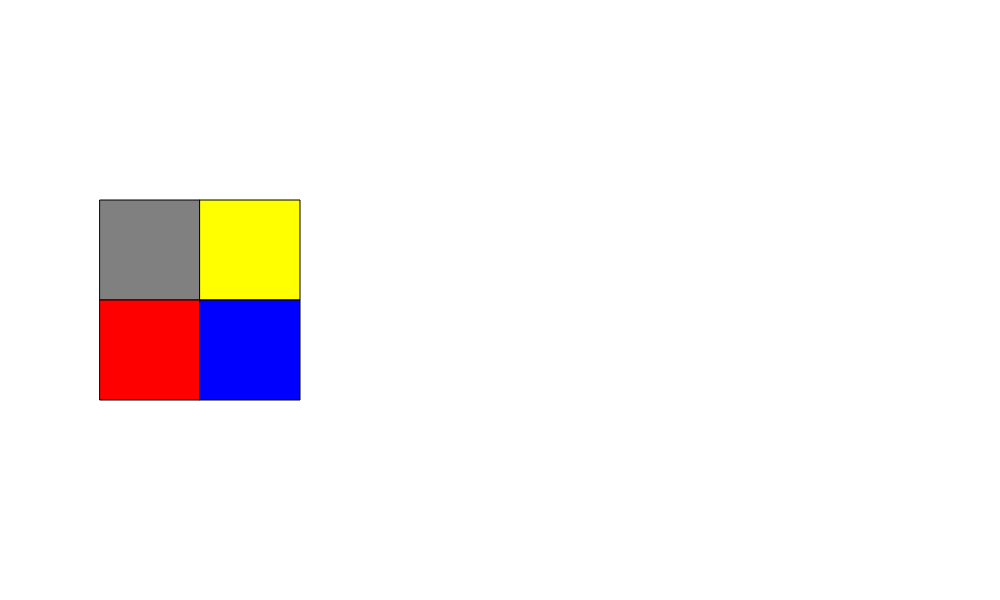
Frame 1 (no input)
Frame 60 (no input): identical to frame 1, image omitted
Frame 120 (the mouse pressed at the canvas centre since frame 60): identical to frame 1, image omitted

The p5.js sketch that drew this single still picture (run headless with seeded random() and noise() and a simulated clock; from frame 60 on, the mouse is pressed at the canvas centre):

// p5.js sketch
// ── sketch.js

function setup() {
  createCanvas(1000, 600);
}

function draw(){
  background(400);
  
  fill("grey")
  square(100,200,100);
  fill("yellow")
  square(200,200,100)
  fill("red")
  square(100,300,100)
  fill("blue")
  square(200,300,100)
}
